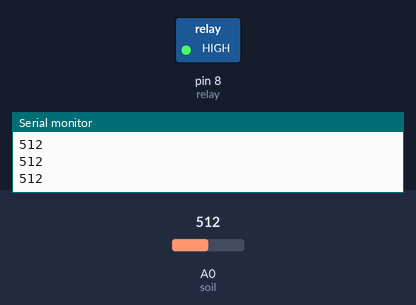
The sketch below on a simulated Arduino Uno, built with avr-gcc and run on an emulated ATmega328P. Parts: switched loads named in the sketch (green lamp = pin HIGH), the last lines printed to the serial monitor. The test bench sets the inputs (shaded band); at power-on: A0 (soil) = 512.

Above: at 1.3 s.
1.4 s: A0 (soil) set to 481
At 2.4 s:
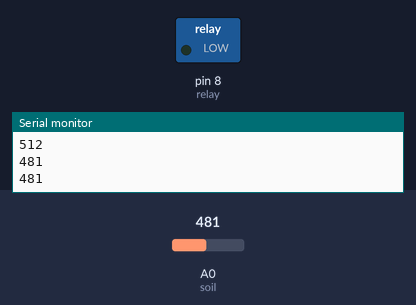
3.0 s: A0 (soil) set to 510
At 3.6 s:
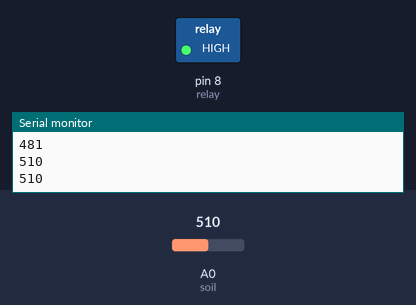
4.5 s: A0 (soil) set to 490
At 4.8 s:
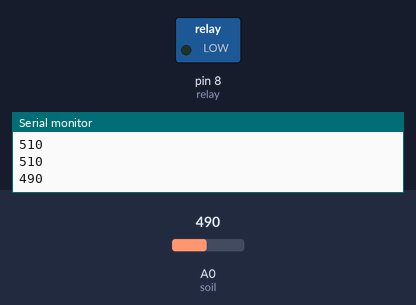
Timing chart, 0 to 7.5 s (numbered marks = the images above; inputs shaded):
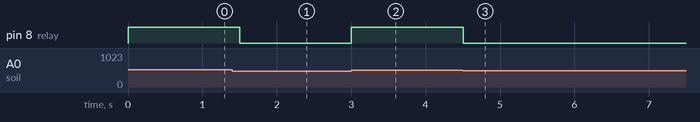

The sketch:

Plant_Irrigation_System.ino
```cpp
// (licence header left out)
int soil = A0;     // Soil moisture sensor connected to analog pin A0
int relay = 8;     // Relay module connected to digital pin 8 (water pump control)

void setup() {
  pinMode(relay, OUTPUT);
  digitalWrite(relay, HIGH);   // Pump OFF initially (Active LOW relay logic)

  Serial.begin(9600);          // Start Serial Monitor for debugging
}

void loop() {
  int value = analogRead(soil);   // Read soil moisture sensor value (0–1023)
  Serial.println(value);         // Print moisture value on Serial Monitor

  // If soil is dry (low moisture value), turn pump ON
  if (value < 500) {
    digitalWrite(relay, LOW);    // Dry soil → Pump ON (Active LOW)
  } else {
    digitalWrite(relay, HIGH);   // Wet soil → Pump OFF (Active LOW)
  }

  delay(500);   // Small delay to avoid rapid switching
}
```

Measured:
- the behaviour switches between 500 and 499 on A0 (soil) (found by bisection; images 0 and 1)
- after the input at 1.4 s, pin 8 (relay): HIGH → LOW after 0.10 s
- after the input at 3.0 s, pin 8 (relay): LOW → HIGH at once
- after the input at 4.5 s, pin 8 (relay): HIGH → LOW at once
